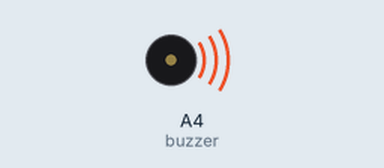
This sketch was run on a simulated Arduino Uno, built with avr-gcc and run on an emulated ATmega328P. Shown: buzzer (waves = sounding).

Above: at 0.4 s.
At 22.6 s:
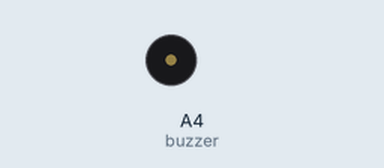
Timing chart, 0 to 40.0 s (numbered marks = the images above):
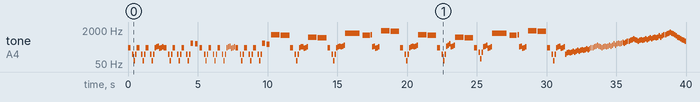

Measured:
- by itself, tone on A4 (buzzer): plays 294 Hz for 0.19 s, 147 Hz for 0.10 s, 73 Hz for 0.10 s, 147 Hz for 0.10 s, 294 Hz for 0.19 s, 147 Hz for 0.10 s … (232 notes in this stretch)

The sketch:

Saltatio_Favillae.ino
```cpp
// GENSHIN IMPACT 女士戰鬥 BGM（二階段） "紅蓮魔蛾之舞" / La Signora Boss Battle Theme Phase 2 "Saltatio Favillae"

#include <avr/pgmspace.h>

#define NOTE_B0  31
#define NOTE_C1  33
#define NOTE_CS1 35
#define NOTE_D1  37
#define NOTE_DS1 39
#define NOTE_E1  41
#define NOTE_F1  44
#define NOTE_FS1 46
#define NOTE_G1  49
#define NOTE_GS1 52
#define NOTE_A1  55
#define NOTE_AS1 58
#define NOTE_B1  62
#define NOTE_C2  65
#define NOTE_CS2 69
#define NOTE_D2  73
#define NOTE_DS2 78
#define NOTE_E2  82
#define NOTE_F2  87
#define NOTE_FS2 93
#define NOTE_G2  98
#define NOTE_GS2 104
#define NOTE_A2  110
#define NOTE_AS2 117
#define NOTE_B2  123
#define NOTE_C3  131
#define NOTE_CS3 139
#define NOTE_D3  147
#define NOTE_DS3 156
#define NOTE_E3  165
#define NOTE_F3  175
#define NOTE_FS3 185
#define NOTE_G3  196
#define NOTE_GS3 208
#define NOTE_A3  220
#define NOTE_AS3 233
#define NOTE_B3  247
#define NOTE_C4  262
#define NOTE_CS4 277
#define NOTE_D4  294
#define NOTE_DS4 311
#define NOTE_E4  330
#define NOTE_F4  349
#define NOTE_FS4 370
#define NOTE_G4  392
#define NOTE_GS4 415
#define NOTE_A4  440
#define NOTE_AS4 466
#define NOTE_B4  494
#define NOTE_C5  523
#define NOTE_CS5 554
#define NOTE_D5  587
#define NOTE_DS5 622
#define NOTE_E5  659
#define NOTE_F5  698
#define NOTE_FS5 740
#define NOTE_G5  784
#define NOTE_GS5 831
#define NOTE_A5  880
#define NOTE_AS5 932
#define NOTE_B5  988
#define NOTE_C6  1047
#define NOTE_CS6 1109
#define NOTE_D6  1175
#define NOTE_DS6 1245
#define NOTE_E6  1319
#define NOTE_F6  1397
#define NOTE_FS6 1480
#define NOTE_G6  1568
#define NOTE_GS6 1661
#define NOTE_A6  1760
#define NOTE_AS6 1865
#define NOTE_B6  1976
#define NOTE_C7  2093
#define NOTE_CS7 2217
#define NOTE_D7  2349
#define NOTE_DS7 2489
#define NOTE_E7  2637
#define NOTE_F7  2794
#define NOTE_FS7 2960
#define NOTE_G7  3136
#define NOTE_GS7 3322
#define NOTE_A7  3520
#define NOTE_AS7 3729
#define NOTE_B7  3951
#define NOTE_C8  4186
#define NOTE_CS8 4435
#define NOTE_D8  4699
#define NOTE_DS8 4978
#define NOTE_E8  5274
#define NOTE_F8  5588
#define NOTE_FS8 5920
#define NOTE_G8  6272
#define NOTE_GS8 6645
#define NOTE_A8  7074
#define NOTE_AS8 7459
#define NOTE_B8  7902
#define REST 0

int tempo = 70;
int buzzer = A4;

const int melody[] PROGMEM = {
  NOTE_D4,16,REST,32,NOTE_D3,32,NOTE_D2,32,NOTE_D3,32,NOTE_D4,16,REST,32,NOTE_D3,32,NOTE_D2,32,NOTE_D3,32,
  NOTE_D4,16,REST,32,NOTE_D3,32,NOTE_D2,32,NOTE_D3,32,NOTE_D4,32,NOTE_E4,32,NOTE_F4,32,NOTE_CS4,32,NOTE_D4,32,NOTE_E4,32,
  NOTE_D4,16,REST,32,NOTE_D3,32,NOTE_D2,32,NOTE_D3,32,NOTE_D4,16,REST,32,NOTE_D3,32,NOTE_D2,32,NOTE_D3,32,
  NOTE_D4,16,REST,32,NOTE_D3,32,NOTE_D2,32,NOTE_D3,32,NOTE_AS4,16,REST,32,NOTE_A4,16,REST,32,
  NOTE_D4,16,REST,32,NOTE_D3,32,NOTE_D2,32,NOTE_D3,32,NOTE_D4,16,REST,32,NOTE_D3,32,NOTE_D2,32,NOTE_D3,32,
  NOTE_D4,16,REST,32,NOTE_D3,32,NOTE_D2,32,NOTE_D3,32,NOTE_D4,32,NOTE_E4,32,NOTE_F4,32,NOTE_CS4,32,NOTE_D4,32,NOTE_E4,32,
  NOTE_D4,16,REST,32,NOTE_D3,32,NOTE_D2,32,NOTE_D3,32,NOTE_D4,16,REST,32,NOTE_D3,32,NOTE_D2,32,NOTE_D3,32,
  NOTE_D4,16,REST,32,NOTE_D3,32,NOTE_D2,32,NOTE_D3,32,NOTE_AS4,16,REST,32,NOTE_GS4,16,REST,32,NOTE_D6,5,NOTE_CS6,5,
  NOTE_D4,16,REST,32,NOTE_D3,32,NOTE_D2,32,NOTE_D3,32,NOTE_D4,32,NOTE_E4,32,NOTE_E4,32,NOTE_CS4,32,NOTE_D4,32,NOTE_E4,32,
  NOTE_AS5,5,NOTE_A5,5,NOTE_D4,16,REST,32,NOTE_D3,32,NOTE_D2,32,NOTE_D3,32,NOTE_D4,32,NOTE_E4,32,NOTE_F4,32,NOTE_E4,32,NOTE_F4,32,NOTE_G4,32,
  NOTE_F6,3,REST,32,NOTE_CS6,6,NOTE_D6,32,NOTE_E4,32,NOTE_F4,32,NOTE_CS4,32,NOTE_D4,32,NOTE_E4,32,REST,32,NOTE_AS6,5,NOTE_A6,5,
  NOTE_D4,16,REST,32,NOTE_D3,32,NOTE_D2,32,NOTE_D3,32,NOTE_D4,32,NOTE_E4,32,NOTE_F4,32,NOTE_E4,32,NOTE_F4,32,NOTE_G4,32,NOTE_D6,5,NOTE_CS6,5,
  NOTE_D4,16,REST,32,NOTE_D3,32,NOTE_D2,32,NOTE_D3,32,NOTE_F4,32,NOTE_G4,32,NOTE_A4,32,NOTE_E4,32,NOTE_F4,32,NOTE_G4,32,NOTE_AS5,5,NOTE_A5,5,
  NOTE_D4,16,REST,32,NOTE_F3,32,NOTE_F2,32,NOTE_F3,32,NOTE_E4,32,NOTE_F4,32,NOTE_G4,32,NOTE_CS4,32,NOTE_D4,32,NOTE_E4,32,NOTE_F6,3,REST,32,NOTE_CS6,6,
  NOTE_D6,32,NOTE_E4,32,NOTE_F4,32,NOTE_CS4,32,NOTE_D4,32,NOTE_E4,32,REST,32,NOTE_AS6,5,NOTE_A6,5,
  NOTE_D4,16,REST,32,NOTE_D3,32,NOTE_D2,32,NOTE_D3,32,NOTE_D4,32,NOTE_E4,32,NOTE_F4,32,NOTE_CS4,32,NOTE_D4,32,NOTE_E4,32,
  NOTE_D3,32,NOTE_E3,32,NOTE_F3,32,NOTE_E3,32,NOTE_F3,32,NOTE_G3,32,NOTE_F3,32,NOTE_G3,32,NOTE_A3,32,NOTE_G3,32,NOTE_A3,32,NOTE_AS3,32,
  NOTE_A3,32,NOTE_AS3,32,NOTE_C4,32,NOTE_AS3,32,NOTE_C4,32,NOTE_D4,32,REST,96,NOTE_D4,32,NOTE_E4,32,NOTE_F4,32,NOTE_G4,32,
  NOTE_F4,32,NOTE_E4,32,NOTE_D4,32,NOTE_E4,32,NOTE_F4,32,NOTE_E4,32,NOTE_F4,32,NOTE_G4,32,NOTE_F4,32,NOTE_G4,32,NOTE_A4,32,
  NOTE_G4,32,NOTE_A4,32,NOTE_AS4,32,NOTE_A4,32,NOTE_AS4,32,NOTE_C5,32,NOTE_AS4,32,NOTE_C5,32,NOTE_D5,32,REST,96,NOTE_D5,32,
  NOTE_E5,32,NOTE_F5,32,NOTE_G5,32,NOTE_F5,32,NOTE_E5,32,NOTE_D5,32,NOTE_E5,32,NOTE_F5,32,NOTE_E5,32,NOTE_F5,32,NOTE_G5,32,
  NOTE_F5,32,NOTE_G5,32,NOTE_A5,32,NOTE_G5,32,NOTE_A5,32,NOTE_AS5,32,NOTE_A5,32,NOTE_AS5,32,NOTE_C6,32,NOTE_AS5,32,NOTE_C6,32,NOTE_D6,32,REST,96,NOTE_D6,32,
  NOTE_E6,32,NOTE_F6,32,NOTE_G6,32,
  NOTE_F6,32,NOTE_E6,32,NOTE_D6,32,NOTE_C6,32,NOTE_AS5,32,NOTE_A5,32,NOTE_G5,32,NOTE_F5,32,NOTE_E5,32,NOTE_D5,32,NOTE_C5,32,
  NOTE_AS5,32,NOTE_A5,32,NOTE_G5,32,NOTE_F5,32,NOTE_E5,32,NOTE_D5,32,NOTE_C5,32,
  NOTE_AS4,32,NOTE_A4,32,NOTE_G4,32,NOTE_F4,32,NOTE_E4,32,NOTE_D4,32,NOTE_C4,32,NOTE_AS3,32,REST,32,
  NOTE_A5,5,NOTE_GS5,5,NOTE_A4,16,REST,32,NOTE_A3,32,NOTE_A2,32,NOTE_A3,32,NOTE_A4,16,NOTE_A3,32,NOTE_E4,8,NOTE_GS5,5,NOTE_A5,5,
  NOTE_A4,16,REST,32,NOTE_F3,32,NOTE_F2,32,NOTE_F3,32,NOTE_A4,16,NOTE_F3,32,NOTE_C4,8,NOTE_C6,5,NOTE_B5,5,
  NOTE_A4,16,REST,32,NOTE_D3,32,NOTE_D2,32,NOTE_D3,32,NOTE_A4,16,NOTE_D3,32,NOTE_A3,8,NOTE_A5,5,REST,32,NOTE_E3,32,NOTE_B3,10,
  NOTE_A5,5,NOTE_GS5,5,NOTE_GS5,5,NOTE_A5,5,NOTE_B4,16,REST,32,NOTE_F3,32,NOTE_F2,32,NOTE_E3,32,NOTE_C5,16,NOTE_F3,32,NOTE_E3,10,
  NOTE_B5,5,NOTE_C6,5,NOTE_B5,16,REST,32,NOTE_E3,32,NOTE_E2,32,NOTE_E3,32,NOTE_C5,16,NOTE_E3,32,NOTE_E3,10,
  NOTE_E6,5,REST,32,NOTE_D2,32,REST,32,NOTE_D3,32,NOTE_A3,10,NOTE_D6,5,NOTE_C6,5,NOTE_C6,3,NOTE_B5,5,NOTE_B5,16,NOTE_C6,16,NOTE_AS5,16,NOTE_A5,32,
  NOTE_B2,32,NOTE_C3,32,NOTE_B2,32,NOTE_C3,32,NOTE_D3,32,NOTE_C3,32,NOTE_D3,32,NOTE_E3,32,NOTE_D3,32,NOTE_E3,32,NOTE_F3,32,NOTE_E3,32,NOTE_F3,32,NOTE_G3,32,
  NOTE_F3,32,NOTE_G3,32,NOTE_A3,32,REST,96,NOTE_A3,32,NOTE_B3,32,NOTE_C4,32,NOTE_D4,32,NOTE_C4,32,NOTE_B3,32,NOTE_A3,32,NOTE_B3,32,NOTE_C4,32,
  NOTE_B3,32,NOTE_C4,32,NOTE_D4,32,NOTE_C4,32,NOTE_D4,32,NOTE_E4,32,NOTE_D4,32,NOTE_E4,32,NOTE_F4,32,NOTE_E4,32,NOTE_F4,32,NOTE_G4,32,
  NOTE_F4,32,NOTE_G4,32,NOTE_A4,32,REST,96,NOTE_A4,32,NOTE_B4,32,NOTE_C5,32,NOTE_D5,32,NOTE_C5,32,NOTE_B4,32,NOTE_A4,32,NOTE_B4,32,NOTE_C5,32,
  NOTE_B4,32,NOTE_C5,32,NOTE_D5,32,NOTE_C5,32,NOTE_D5,32,NOTE_E5,32,NOTE_D5,32,NOTE_E5,32,NOTE_F5,32,NOTE_E5,32,NOTE_F5,32,NOTE_G5,32,
  NOTE_F5,32,NOTE_G5,32,NOTE_A5,32,REST,96,NOTE_A5,32,NOTE_B5,32,NOTE_C6,32,NOTE_D6,32,
  NOTE_C6,32,NOTE_B5,32,NOTE_A5,32,NOTE_G5,32,NOTE_F5,32,NOTE_E5,32,NOTE_D5,32,NOTE_C5,32,NOTE_B4,32,NOTE_A4,32,NOTE_G4,32,
  NOTE_F5,32,NOTE_E5,32,NOTE_D5,32,NOTE_C5,32,NOTE_B4,32,NOTE_A4,32,NOTE_G4,32,NOTE_F4,32,NOTE_E4,32,NOTE_D4,32,NOTE_C4,32,NOTE_B3,32,NOTE_A3,32,NOTE_G3,32,NOTE_F3,32,
  NOTE_AS1,5,NOTE_D4,5,NOTE_A4,6,NOTE_G4,12,NOTE_GS2,16,REST,16,NOTE_A1,5,NOTE_E4,5,NOTE_DS4,5,NOTE_E4,12,    REST,12,    NOTE_D2,5,
  NOTE_F4,5,NOTE_E4,5,NOTE_F4,12,REST,8,NOTE_B1,5,NOTE_D4,5,NOTE_E4,12,NOTE_F4,12,NOTE_A4,32,REST,16,NOTE_E4,32,NOTE_D4,32,NOTE_A3,32,
  NOTE_E5,32,NOTE_AS3,32,NOTE_D4,32,NOTE_G4,32,NOTE_A4,32,NOTE_AS4,32,NOTE_D5,32,NOTE_G5,32,NOTE_A5,32,NOTE_AS5,32,NOTE_D6,32,NOTE_G6,32,NOTE_A6,32,
  NOTE_G6,32,NOTE_D6,32,NOTE_AS5,32,NOTE_G5,32,NOTE_D5,32,NOTE_G5,32,NOTE_D5,32,NOTE_AS4,32,NOTE_AS2,32,NOTE_D4,32,NOTE_AS3,32,NOTE_F5,32,
  NOTE_G3,32,NOTE_C4,32,NOTE_E4,32,NOTE_G4,32,NOTE_C5,32,NOTE_E5,32,
  NOTE_G4,32,NOTE_C5,32,NOTE_E5,32,NOTE_G5,32,NOTE_E6,32,NOTE_F6,32,NOTE_CS6,32,NOTE_AS5,32,NOTE_CS5,32,NOTE_AS4,32,NOTE_G4,32,
  NOTE_G5,32,NOTE_E5,32,NOTE_AS4,32,NOTE_G4,32,NOTE_E4,32,NOTE_A3,32,NOTE_G5,32,
  NOTE_A3,32,NOTE_D4,32,NOTE_E4,32,NOTE_F4,32,NOTE_A4,32,NOTE_F5,32,NOTE_E5,32,NOTE_F5,32,NOTE_G5,32,NOTE_D6,32,NOTE_E6,32,NOTE_E5,32,
  NOTE_E6,32,NOTE_D6,32,NOTE_A5,32,NOTE_F5,32,NOTE_E5,32,NOTE_F5,32,NOTE_A4,32,NOTE_F4,32,NOTE_E4,32,NOTE_D4,32,NOTE_A3,32,NOTE_E5,32,
  NOTE_A3,32,NOTE_D4,32,NOTE_E4,32,NOTE_F4,32,NOTE_A4,32,NOTE_F5,32,NOTE_E5,32,NOTE_F5,32,NOTE_A5,32,NOTE_D6,32,NOTE_E6,32,NOTE_D5,32,
  NOTE_E6,32,NOTE_D6,32,NOTE_E4,32,NOTE_F5,32,NOTE_E5,32,
  NOTE_F5,10,NOTE_A5,10,NOTE_D6,5,NOTE_D4,5,NOTE_A4,5,NOTE_G4,5,NOTE_F4,5,NOTE_E4,5,NOTE_CS4,5,
  NOTE_CS6,5,NOTE_CS6,3,NOTE_D6,3,NOTE_CS4,5,NOTE_D4,5,NOTE_E4,5,NOTE_E6,10,NOTE_D5,10,
  NOTE_E6,5,NOTE_D5,5,NOTE_E6,5,NOTE_G5,5,NOTE_F5,5,NOTE_E5,5,NOTE_DS5,5,NOTE_E6,5,NOTE_E6,5,
  NOTE_F5,12,NOTE_D6,12,NOTE_D6,5,NOTE_F5,5,NOTE_E5,5,NOTE_F5,5,NOTE_D5,12,NOTE_E5,14,NOTE_F5,16,NOTE_A5,16,NOTE_D6,18,
  NOTE_E6,5,NOTE_D6,5,NOTE_A6,5,NOTE_G6,5,NOTE_F6,5,NOTE_E6,5,NOTE_DS6,5,NOTE_E6,5,NOTE_G6,5,NOTE_F6,5,NOTE_E6,6,NOTE_F6,6,NOTE_CS6,6,NOTE_D6,6,
  NOTE_E6,16,NOTE_D6,16,NOTE_A5,16,NOTE_F5,18,NOTE_E5,18,NOTE_D5,20,NOTE_A4,24,NOTE_F4,32,
  NOTE_E5,5,NOTE_D5,5,NOTE_A5,5,NOTE_G5,5,NOTE_F5,5,NOTE_E5,5,NOTE_G5,5,NOTE_F5,5,NOTE_F5,5,NOTE_E5,5,NOTE_AS5,5,NOTE_A5,5,NOTE_D6,5,NOTE_CS6,5,NOTE_F6,5,
  NOTE_E6,16,NOTE_F6,16,NOTE_CS6,16,NOTE_D6,32,
  NOTE_E3,32,NOTE_F3,32,NOTE_E3,32,NOTE_F3,32,NOTE_G3,32,NOTE_F3,32,NOTE_G3,32,NOTE_A3,32,NOTE_G3,32,NOTE_A3,32,NOTE_AS3,32,
  NOTE_A3,32,NOTE_AS3,32,NOTE_C4,32,NOTE_AS3,32,NOTE_C4,32,NOTE_D4,32,REST,96,NOTE_D4,32,NOTE_E4,32,NOTE_F4,32,NOTE_G4,32,
  NOTE_F4,32,NOTE_E4,32,NOTE_D4,32,NOTE_E4,32,NOTE_F4,32,NOTE_E4,32,NOTE_F4,32,NOTE_G4,32,NOTE_F4,32,NOTE_G4,32,NOTE_A4,32,
  NOTE_G4,32,NOTE_A4,32,NOTE_AS4,32,NOTE_A4,32,NOTE_AS4,32,NOTE_C5,32,NOTE_AS4,32,NOTE_C5,32,NOTE_D5,32,REST,96,NOTE_D5,32,
  NOTE_E5,32,NOTE_F5,32,NOTE_G5,32,NOTE_F5,32,NOTE_E5,32,NOTE_D5,32,NOTE_E5,32,NOTE_F5,32,NOTE_E5,32,NOTE_F5,32,NOTE_G5,32,
  NOTE_F5,32,NOTE_G5,32,NOTE_A5,32,NOTE_G5,32,NOTE_A5,32,NOTE_AS5,32,NOTE_A5,32,NOTE_AS5,32,NOTE_C6,32,NOTE_AS5,32,NOTE_C6,32,NOTE_D6,32,REST,96,NOTE_D6,32,
  NOTE_E6,32,NOTE_F6,32,NOTE_G6,32,
  NOTE_F6,32,NOTE_E6,32,NOTE_D6,32,NOTE_C6,32,NOTE_AS5,32,NOTE_A5,32,NOTE_G5,32,NOTE_F5,32,NOTE_E5,32,NOTE_D5,32,NOTE_C5,32,
  NOTE_AS5,32,NOTE_A5,32,NOTE_G5,32,NOTE_F5,32,NOTE_E5,32,NOTE_D5,32,NOTE_C5,32,NOTE_AS4,32,NOTE_A4,32,NOTE_G4,32,NOTE_F4,32,NOTE_E4,32,NOTE_D4,32,NOTE_C4,32,NOTE_AS3,32,
  NOTE_D4,5,NOTE_CS4,5,REST,3,REST,32,NOTE_AS3,5,NOTE_A3,5,REST,3,NOTE_F4,5,REST,5,NOTE_CS4,5,NOTE_D4,5,NOTE_AS5,5,NOTE_A5,5,REST,3,REST,32,
  NOTE_D4,16,REST,32,NOTE_D3,32,NOTE_D2,32,NOTE_D3,32,NOTE_D4,16,REST,32,NOTE_D3,32,NOTE_D2,32,NOTE_D3,32,NOTE_D4,16,REST,32,NOTE_D3,32,NOTE_D2,32,NOTE_D3,32,
  NOTE_D4,32,NOTE_E4,32,NOTE_F4,32,NOTE_CS4,32,NOTE_D4,32,NOTE_E4,32,REST,128,
  NOTE_D4,16,REST,32,NOTE_D3,32,NOTE_D2,32,NOTE_D3,32,NOTE_D4,16,REST,32,NOTE_D3,32,NOTE_D2,32,NOTE_D3,32,NOTE_D4,16,REST,32,NOTE_D3,32,NOTE_D2,32,NOTE_D3,32,
  NOTE_G4,32,NOTE_F4,32,NOTE_E4,32,NOTE_F4,32,NOTE_E4,32,NOTE_D4,32,REST,128,
  NOTE_D4,16,REST,32,NOTE_D3,32,NOTE_D2,32,NOTE_D3,32,NOTE_D4,16,REST,32,NOTE_D3,32,NOTE_D2,32,NOTE_D3,32,NOTE_D4,16,REST,32,NOTE_D3,32,NOTE_D2,32,NOTE_D3,32,
  NOTE_D4,32,NOTE_E4,32,NOTE_F4,32,NOTE_CS4,32,NOTE_D4,32,NOTE_E4,32,REST,128,
  NOTE_D4,16,REST,32,NOTE_D3,32,NOTE_D2,32,NOTE_D3,32,NOTE_D4,16,REST,32,NOTE_D3,32,NOTE_D2,32,NOTE_D3,32,NOTE_D4,16,REST,32,NOTE_D3,32,NOTE_D2,32,NOTE_D3,32,
  NOTE_G4,32,NOTE_F4,32,NOTE_E4,32,NOTE_E4,32,NOTE_F4,32,NOTE_E4,32,REST,128,NOTE_D4,1,
};

int notes = sizeof(melody) / sizeof(melody[0]) / 2;
int wholenote = (60000 * 4) / tempo;

void playMelody(const int melody[], int notes, int wholenote) {
  for (int thisNote = 0; thisNote < notes * 2; thisNote += 2) {

    int pitch = pgm_read_word(&melody[thisNote]);
    int divider = pgm_read_word(&melody[thisNote + 1]);

    int noteDuration;

    if (divider > 0) {
      // 正常音符
      noteDuration = wholenote / divider;
    } else {
      // 負音符（1.5倍）
      noteDuration = wholenote / abs(divider);
      noteDuration = noteDuration * 1.5;
    }

    tone(buzzer, pitch, noteDuration * 0.9);
    delay(noteDuration);
    noTone(buzzer);
  }
}

void setup() {
  playMelody(melody, notes, wholenote);
}

void loop() {
}
```
